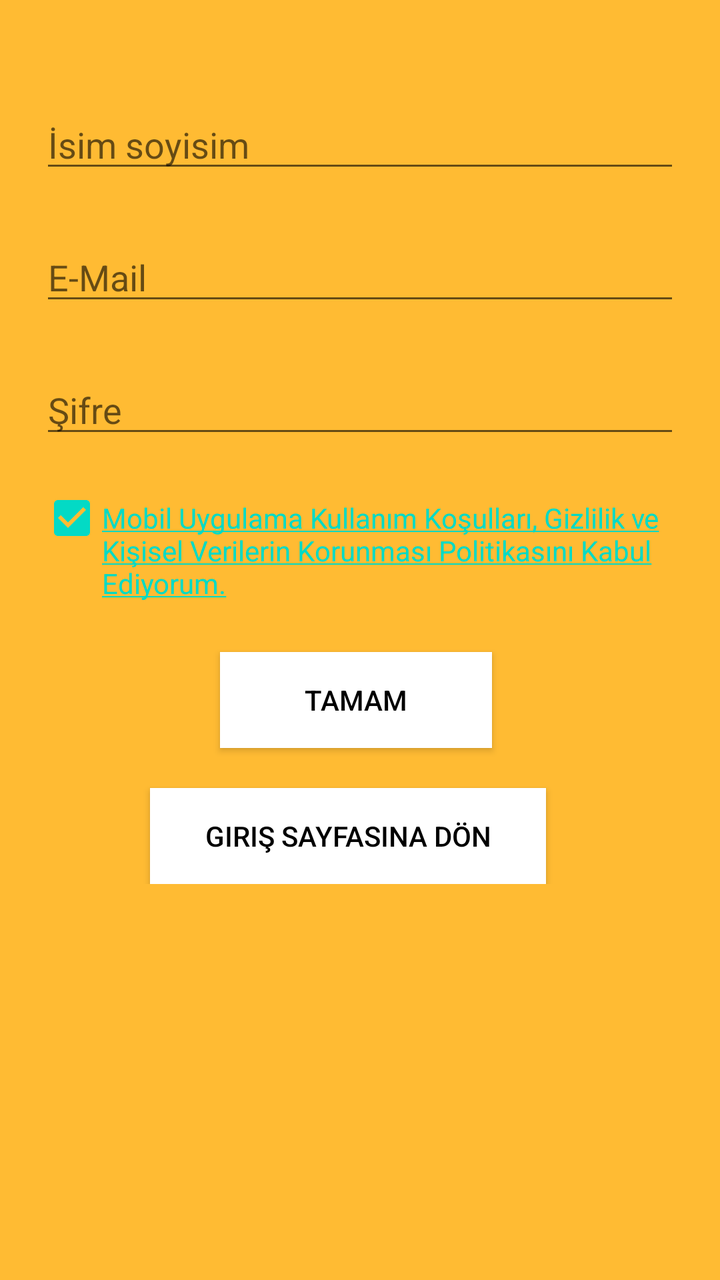
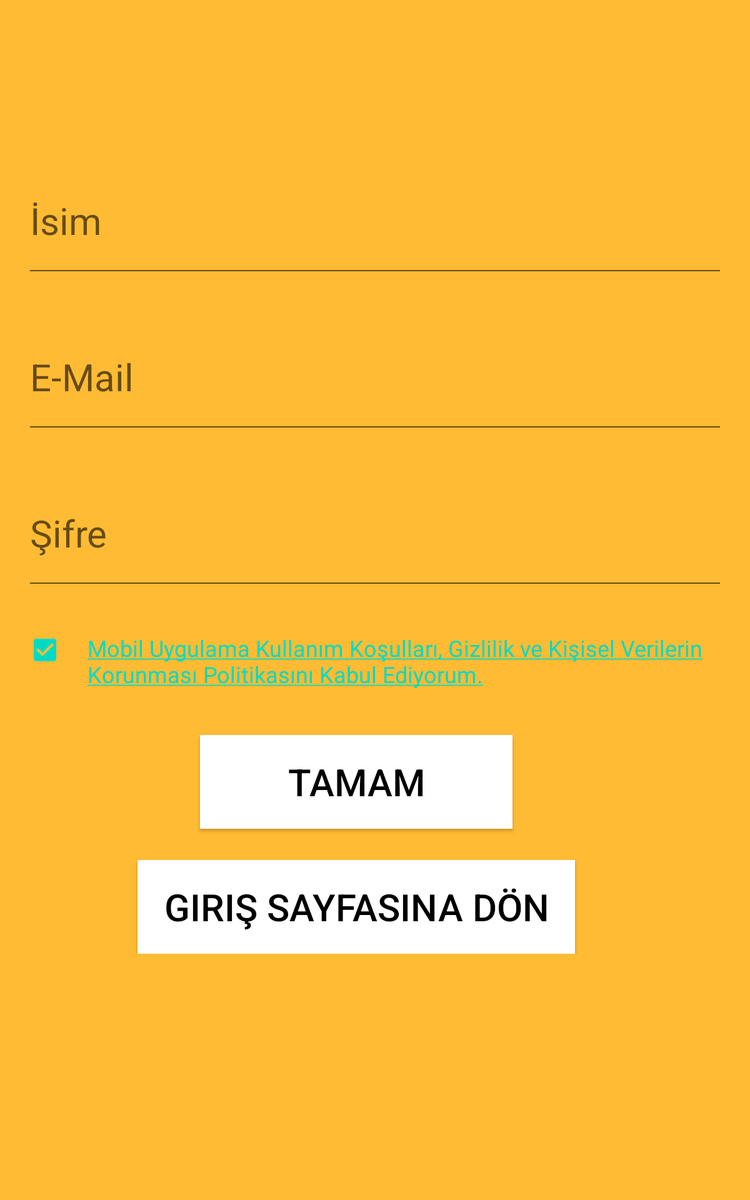

The same Android screen from two of the app's own layout files: first res/layout/ as a phone draws it, then the repository's variant for another configuration, drawn on a device whose configuration selects that folder. Both files follow.
<!-- AndroidManifest.xml: application theme AppTheme -->
<!-- res/layout/activity_uye_ol.xml -->
<?xml version="1.0" encoding="utf-8"?>
<ScrollView xmlns:android="http://schemas.android.com/apk/res/android"
    xmlns:app="http://schemas.android.com/apk/res-auto"
    xmlns:tools="http://schemas.android.com/tools"
    android:layout_width="match_parent"
    android:layout_height="match_parent"
    android:background="@android:color/holo_orange_light"
    tools:context=".uye_ol">

    <LinearLayout
        android:layout_width="match_parent"
        android:layout_height="wrap_content"
        android:orientation="vertical"
        tools:layout_editor_absoluteX="0dp"
        tools:layout_editor_absoluteY="77dp">


        <EditText
            android:id="@+id/isim"
            android:layout_width="match_parent"
            android:layout_height="wrap_content"
            android:layout_alignParentTop="true"
            android:layout_marginLeft="20dp"
            android:layout_marginRight="20dp"
            android:layout_marginTop="50dp"
            android:drawableLeft="@drawable/ic_action_user"
            android:ems="10"
            android:hint="İsim soyisim"
            android:inputType="textPersonName"
            android:textColor="@android:color/white"
            android:textSize="18sp" />

        <EditText
            android:id="@+id/isim"
            android:layout_width="match_parent"
            android:layout_height="wrap_content"
            android:layout_alignParentTop="true"
            android:layout_centerHorizontal="true"
            android:layout_marginLeft="20dp"
            android:layout_marginRight="20dp"
            android:layout_marginTop="25dp"
            android:drawableLeft="@drawable/ic_action_user"
            android:ems="10"
            android:hint="E-Mail"
            android:inputType="textEmailAddress"
            android:textColor="@android:color/background_light" />

        <EditText
            android:id="@+id/sifre"
            android:layout_width="match_parent"
            android:layout_height="wrap_content"
            android:layout_alignParentTop="true"
            android:layout_marginLeft="20dp"
            android:layout_marginRight="20dp"
            android:layout_marginTop="25dp"
            android:drawableLeft="@drawable/ic_action_pass"
            android:ems="10"
            android:hint="Şifre"
            android:inputType="textPassword"
            android:textColor="@android:color/white" />

        <LinearLayout
            android:layout_width="match_parent"
            android:layout_height="67dp"
            android:layout_marginLeft="20dp"
            android:layout_marginRight="20dp"
            android:layout_marginTop="20dp"
            android:orientation="horizontal">

            <CheckBox
                android:id="@+id/checkBox_sozlesme"
                android:layout_width="62dp"
                android:layout_height="30dp"
                android:layout_weight="1"
                android:checked="true" />

            <TextView
                android:id="@+id/sozlesme"
                android:layout_width="match_parent"
                android:layout_height="wrap_content"
                android:layout_weight="1"
                android:text="@string/Sozlesme" />
        </LinearLayout>

        <Button
            android:id="@+id/tamam"
            android:layout_width="136dp"
            android:layout_height="wrap_content"
            android:layout_alignParentBottom="true"
            android:layout_centerHorizontal="true"
            android:layout_marginLeft="110dp"
            android:layout_marginTop="15dp"
            android:background="@android:color/background_light"
            android:text="Tamam"
            android:textColor="@android:color/black" />

        <Button
            android:id="@+id/giris_don"
            android:layout_width="198dp"
            android:layout_height="wrap_content"
            android:layout_alignParentBottom="true"
            android:layout_centerHorizontal="true"
            android:layout_marginLeft="75dp"
            android:layout_marginTop="20dp"
            android:background="@android:color/background_light"
            android:text="Giriş Sayfasına Dön"
            android:textColor="@android:color/black" />
    </LinearLayout>

</ScrollView>
<!-- resources referenced by this layout -->
<resources>
  <string name="Sozlesme"><a href="https://docs.google.com/document/d/e/2PACX-1vSveV3Uo5Kjo16SEsZMD18tg0HnlxAqwd1uBNsmHdxWEUa0cAasUzbDKw8IrJcaNG7y2YFPBiBh6t5v/pub">Mobil Uygulama Kullanım Koşulları, Gizlilik ve Kişisel Verilerin Korunması Politikasını Kabul Ediyorum.</a></string>
  <style name="AppTheme" parent="Theme.AppCompat.Light.NoActionBar">
          
          <item name="colorPrimary">@color/colorPrimary</item>
          <item name="colorPrimaryDark">@android:color/holo_orange_light</item>
          <item name="colorAccent">@color/colorAccent</item>
      </style>
</resources>
<!-- res/layout-large/activity_uye_ol.xml (the repository's variant of the layout above) -->
<!-- drawn on a 7-inch tablet held upright -->
<?xml version="1.0" encoding="utf-8"?>
<ScrollView xmlns:android="http://schemas.android.com/apk/res/android"
    android:layout_width="match_parent"
    android:layout_height="match_parent"
    android:background="@android:color/holo_orange_light">

    <LinearLayout
        android:layout_width="match_parent"
        android:layout_height="wrap_content"
        android:orientation="vertical">


        <EditText
            android:id="@+id/isim"
            android:layout_width="match_parent"
            android:layout_height="100dp"
            android:layout_alignParentTop="true"
            android:layout_marginLeft="20dp"
            android:layout_marginRight="20dp"
            android:layout_marginTop="125dp"
            android:drawableLeft="@drawable/ic_action_user"
            android:ems="10"
            android:hint="İsim"
            android:inputType="textPersonName"
            android:textColor="@android:color/black"
            android:textSize="30sp" />

        <EditText
            android:id="@+id/isim"
            android:layout_width="match_parent"
            android:layout_height="100dp"
            android:layout_alignParentTop="true"
            android:layout_centerHorizontal="true"
            android:layout_marginLeft="20dp"
            android:layout_marginRight="20dp"
            android:layout_marginTop="25dp"
            android:drawableLeft="@drawable/ic_action_user"
            android:ems="10"
            android:hint="E-Mail"
            android:inputType="textEmailAddress"
            android:textColor="@android:color/white"
            android:textSize="30sp" />

        <EditText
            android:id="@+id/sifre"
            android:layout_width="match_parent"
            android:layout_height="100dp"
            android:layout_alignParentTop="true"
            android:layout_alignStart="@+id/isim"
            android:layout_marginLeft="20dp"
            android:layout_marginRight="20dp"
            android:layout_marginTop="25dp"
            android:drawableLeft="@drawable/ic_action_pass"
            android:ems="10"
            android:hint="Şifre"
            android:inputType="textPassword"
            android:textColor="@android:color/white"
            android:textSize="30sp" />

        <LinearLayout
            android:layout_width="match_parent"
            android:layout_height="68dp"
            android:layout_marginLeft="20dp"
            android:layout_marginRight="20dp"
            android:layout_marginTop="20dp"
            android:orientation="horizontal">

            <CheckBox
                android:id="@+id/checkBox_sozlesme"
                android:layout_width="100dp"
                android:layout_height="50dp"
                android:layout_weight="1"
                android:checked="true" />

            <TextView
                android:id="@+id/sozlesme"
                android:layout_width="match_parent"
                android:layout_height="wrap_content"
                android:layout_weight="1"
                android:text="@string/Sozlesme"
                android:textSize="18sp" />
        </LinearLayout>

        <Button
            android:id="@+id/tamam"
            android:layout_width="250dp"
            android:layout_height="75dp"
            android:layout_alignParentBottom="true"
            android:layout_centerHorizontal="true"
            android:layout_marginLeft="160dp"
            android:layout_marginTop="25dp"
            android:background="@android:color/white"
            android:text="Tamam"
            android:textColor="@android:color/black"
            android:textSize="30sp" />

        <Button
            android:id="@+id/giris_don"
            android:layout_width="350dp"
            android:layout_height="75dp"
            android:layout_alignParentBottom="true"
            android:layout_centerHorizontal="true"
            android:layout_marginLeft="110dp"
            android:layout_marginTop="25dp"
            android:background="@android:color/background_light"
            android:text="Giriş Sayfasına Dön"
            android:textColor="@android:color/black"
            android:textSize="30sp" />
    </LinearLayout>
</ScrollView>
